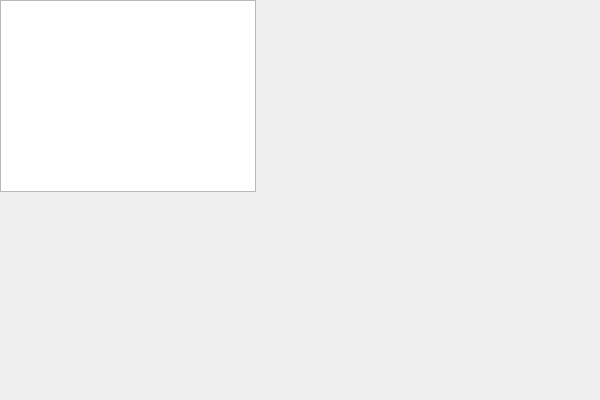
<?xml version="1.0" encoding="UTF-8"?>
<ui version="4.0">
 <class>QGameHelpDlgClass</class>
 <widget class="QDialog" name="QGameHelpDlgClass">
  <property name="geometry">
   <rect>
    <x>0</x>
    <y>0</y>
    <width>600</width>
    <height>400</height>
   </rect>
  </property>
  <property name="windowTitle">
   <string>帮助</string>
  </property>
  <widget class="QTextBrowser" name="textBrowser">
   <property name="geometry">
    <rect>
     <x>0</x>
     <y>0</y>
     <width>256</width>
     <height>192</height>
    </rect>
   </property>
  </widget>
 </widget>
 <layoutdefault spacing="6" margin="11"/>
 <resources/>
 <connections/>
</ui>
